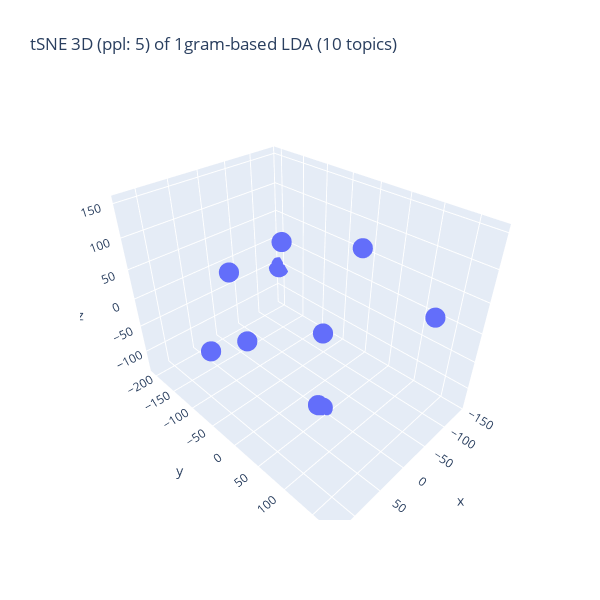

Notebook source saved alongside this figure:
### Code cell
%%capture --no-display

## Plotlyを使って tSNE の結果の可視化 (3D)

import numpy as np
import plotly.graph_objects as go

## 変数の指定
d1, d2, d3 = topic_tsne_3d[:,0], topic_tsne_3d[:,1], topic_tsne_3d[:,2]
fig = go.Figure(data = [go.Scatter3d(x = d1, y = d2, z = d3,
                                     mode = 'markers', marker = dict(size = 7)) ])

## 3D 散布図にラベルを追加する処理は未実装
#fig.update_traces(text = [ str(x) for x in range(len(topic_dist))])
title_val = f"tSNE 3D (ppl: {top_perplexity_val}) of {term_type}-based LDA ({n_topics} topics)"
fig.update_layout(title = dict(text = title_val),
                  autosize = False, width = 600, height = 600,)
fig.show()

### Figure 1 — Plotly figure (JSON) as saved in the notebook; plotly's stock layout.template omitted (floating-point values rounded to 4 significant figures)
{"data": [{"marker": {"size": 7}, "mode": "markers", "type": "scatter3d", "x": [-1.344, 2.382, -33.01, 36.16, -142.8, 55.05, 98.51, 126.0, -117.0, 10.72], "y": [-132.1, 42.8, 175.2, -113.0, -205.0, 18.79, 120.3, -43.08, 2.599, 45.91], "z": [-108.5, -132.6, 82.22, 48.23, -55.72, 152.0, -0.8117, -2.054, 72.57, 12.58]}], "layout": {"autosize": false, "height": 600, "title": {"text": "tSNE 3D (ppl: 5) of 1gram-based LDA (10 topics)"}, "width": 600}}
